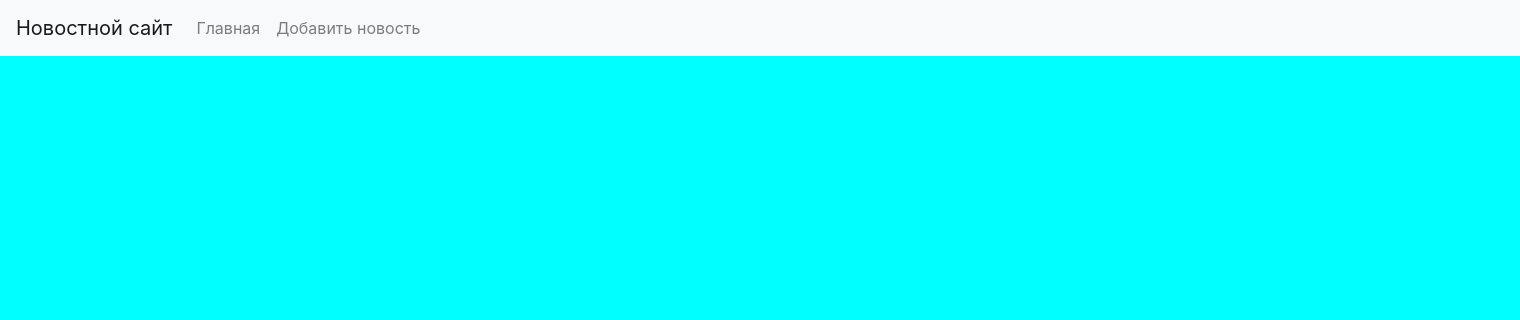
The app's page /, older data.
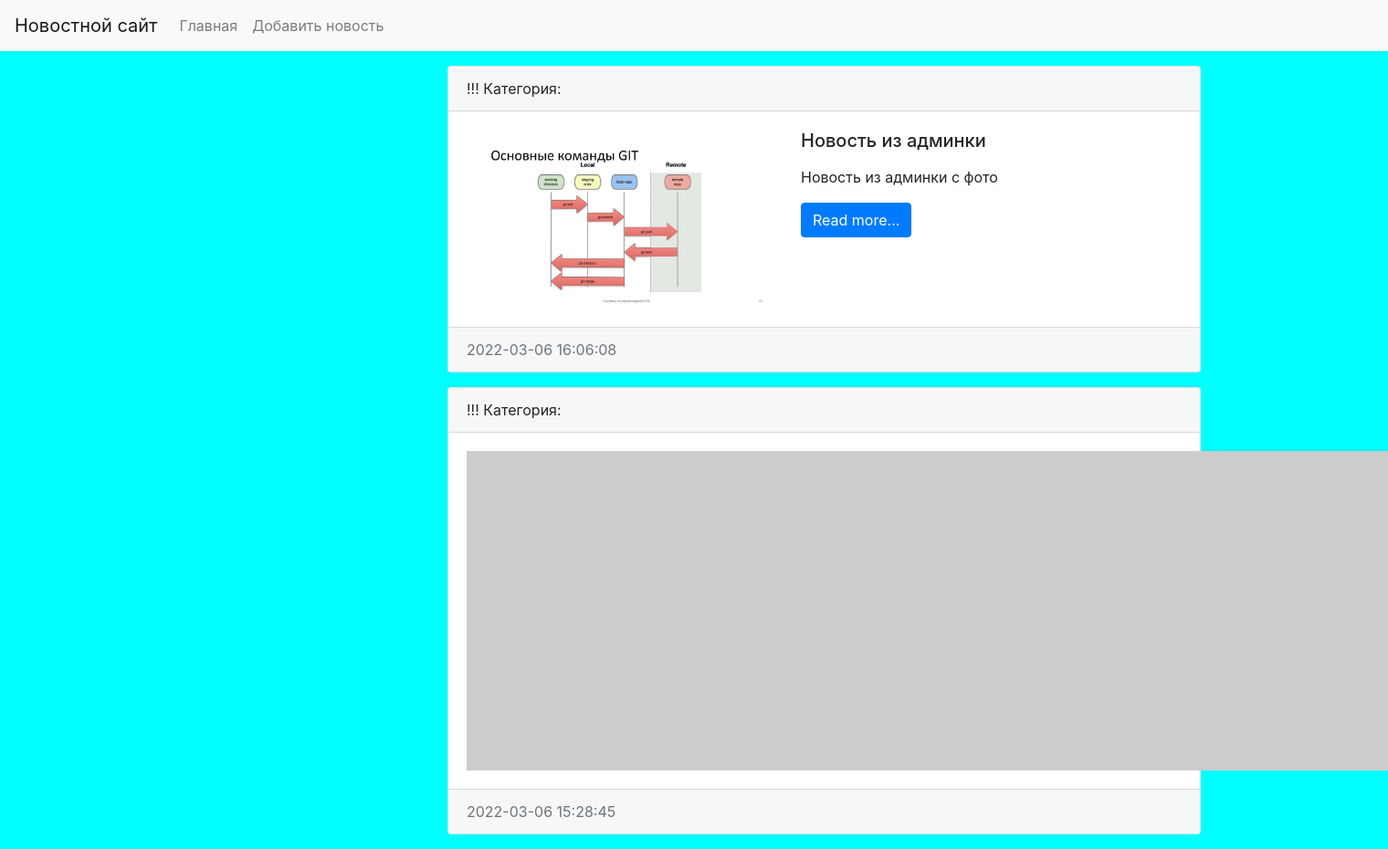
The same page, newer data.
### news/models.py (models this page shows, shortened)
class News(models.Model):
    title = models.CharField(max_length=150, verbose_name='Наименование')
    content = models.TextField(blank=True, verbose_name='Контент')
    created_at = models.DateTimeField(auto_now_add=True, verbose_name='Дата публикации')
    updated_at = models.DateTimeField(auto_now=True, verbose_name='Обновлено')
    photo = models.ImageField(upload_to='photos/%Y/%m/%d/', verbose_name='Фото', blank=True)
    is_published = models.BooleanField(default=True, verbose_name='Опубликовано?')
    category = models.ForeignKey('Category', on_delete=models.PROTECT, verbose_name='Категория')
    class Meta:
        verbose_name = 'Новость'
        verbose_name_plural = 'Новости'
        ordering = ['-created_at']
    def get_absolute_url(self):
        return reverse_lazy('view_news', kwargs={"news_id": self.pk})

### news/views.py (the view)
# urls.py: path('', HomeNews.as_view(), name='home'),
class HomeNews(ListView):
    model = News
    template_name = 'news/home_news_list.html'
    context_object_name = 'news'
    def get_context_data(self, *, object_list=None, **kwargs):
        context = super().get_context_data(**kwargs)
        context['title'] = 'Главная страница'
        return context
    def get_queryset(self):
        return News.objects.filter(is_published=True)

### news/templatetags/news_tags.py (called while the page is built)
@register.inclusion_tag('news/list_categories.html')
def show_categories():
    categories = Category.objects.all()
    return {"categories": categories}

### news/templates/news/home_news_list.html (shortened to what this page needs)
{% extends "base.html" %}
{% block content %}
{% for item in news %}
<div class="card mb-3">
    <div class="card-header">
       !!! Категория: <a href="{{ item.category.get_absolute_url }}">{{item.category}}</a>
    </div>
    <div class="card-body">
        <div class="media">
            {% if item.photo %}
            <img src="{{ item.photo.url }}" alt="" width="350" class="mr-3">
            {% else %}
            <img src="https://picsum.photos/id/1060/350/235/?blur=2" alt="" class="mr-3">
            {% endif %}
            <div class="media-body">
                <h5 class="card-title">{{ item.title }}</h5>
                <p class="card-text">{{ item.content|safe|linebreaks|truncatewords:50 }}</p>
                <a href="{{ item.get_absolute_url }}" class="btn btn-primary">Read more...</a>
            </div>
        </div>
    </div>
    <div class="card-footer text-muted">
        {{ item.created_at|date:"Y-m-d H:i:s" }}
    </div>
</div>
{% endfor %}
{% endblock %}

Row changes from the older to the newer data that the page shows:
added News: photo (picture), title "Новость из админки", content "Новость из админки с фото", created_at "2022-03-06 16:06:08"
added News: created_at "2022-03-06 15:28:45"
